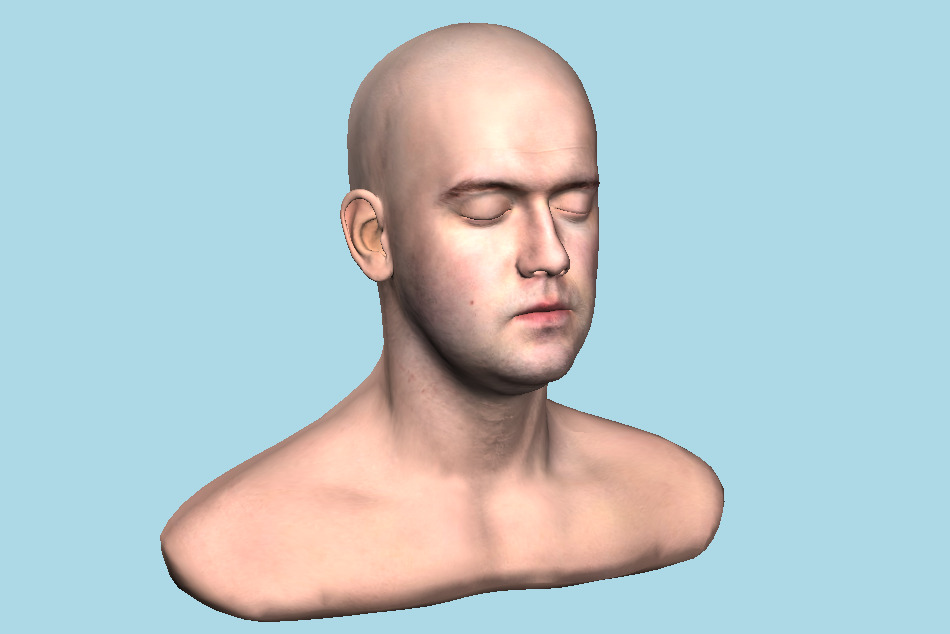
#> input picture heads/8MZNV7RZYRS2VVU8BXSSQKUGI.jpg, 950 x 634 px
$ python -i head_textures.py   (imports and definitions only)
#> lines starting #> are read from the running program, lines starting #| are printed output that depends on the picture
"""Loaders for per-model detail maps (normal / roughness / displacement).

Each map is read via Pillow, forced to RGBA8, and resized to a fixed square
resolution so one uploaded image size fits every model. 2048x2048 is a
compromise between memory footprint (16 MiB per map, 48 MiB for all three)
and the resolution needed to resolve pore-scale detail on an adult face.

Blank fallbacks are provided so the GPU descriptors always have valid data:

  * blank_normal_bytes()       — flat (0.5, 0.5, 1.0) normal, i.e. +Z in
                                  tangent space (no perturbation)
  * blank_roughness_bytes()    — mid-grey (0.5); shader falls back to the
                                  roughness slider whenever the detail-map
                                  enable flag is off, so this value is only
                                  used when an OBJ lacks a roughness image
  * blank_displacement_bytes() — mid-grey (0.5); zero offset after bias
"""

from __future__ import annotations

from pathlib import Path

import numpy as np
from PIL import Image


DETAIL_TEX_RES = 2048
_BYTES_PER_TEX = DETAIL_TEX_RES * DETAIL_TEX_RES * 4  # RGBA8


def _to_rgba_img(img: Image.Image) -> Image.Image:
    """Force to RGBA, preserving range from high-bit-depth single-channel modes.

    Pillow's plain `.convert("RGBA")` on an `I;16` image clips every value
    ≥ 255 to 255 — catastrophic for 16-bit displacement TIFs, where the mean
    raw value is typically ~28k/65k and *every* pixel ends up pinned at 255.
    Bridge such modes to 8-bit ourselves first.
    """
    if img.mode in ("I;16", "I;16B", "I;16L", "I;16N"):
        arr8 = (np.asarray(img, dtype=np.uint16) >> 8).astype(np.uint8)
        return Image.fromarray(arr8, "L").convert("RGBA")
    if img.mode == "I":
        a = np.asarray(img, dtype=np.uint32)
        hi = max(int(a.max()), 1)
        arr8 = (a.astype(np.float32) * (255.0 / hi)).astype(np.uint8)
        return Image.fromarray(arr8, "L").convert("RGBA")
    if img.mode == "F":
        a = np.asarray(img, dtype=np.float32)
        lo, hi = float(a.min()), float(a.max())
        rng = max(hi - lo, 1e-8)
        arr8 = np.clip(((a - lo) / rng) * 255.0, 0.0, 255.0).astype(np.uint8)
        return Image.fromarray(arr8, "L").convert("RGBA")
    if img.mode != "RGBA":
        return img.convert("RGBA")
    return img


def _resize_rgba(img: Image.Image) -> bytes:
    """Convert to RGBA and stretch to DETAIL_TEX_RES square. Lanczos for quality."""
    img = _to_rgba_img(img)
    if img.size != (DETAIL_TEX_RES, DETAIL_TEX_RES):
        img = img.resize((DETAIL_TEX_RES, DETAIL_TEX_RES), Image.Resampling.LANCZOS)
    return img.tobytes()


def load_texture_bytes(path: Path | None) -> bytes | None:
    """Load an image file and return RGBA8 bytes at DETAIL_TEX_RES. None on failure."""
    if path is None or not path.exists():
        return None
    # Pillow is happy with large (200MB) uncompressed TGAs — decode is single-
    # threaded but only runs on model switch, so it's fine here.
    Image.MAX_IMAGE_PIXELS = None   # some face scans trip the decompression bomb guard
    try:
        with Image.open(path) as img:
            img.load()
            return _resize_rgba(img)
    except Exception as exc:  # noqa: BLE001
        print(f"[skinny] failed to load detail map {path.name}: {exc}")
        return None


def _flat_rgba(r: int, g: int, b: int, a: int = 255) -> bytes:
    arr = np.empty((DETAIL_TEX_RES, DETAIL_TEX_RES, 4), dtype=np.uint8)
    arr[..., 0] = r
    arr[..., 1] = g
    arr[..., 2] = b
    arr[..., 3] = a
    return arr.tobytes()


def blank_normal_bytes() -> bytes:
    """Flat normal map: tangent-space +Z (no perturbation)."""
    return _flat_rgba(128, 128, 255)


def blank_roughness_bytes() -> bytes:
    return _flat_rgba(128, 128, 128)


def blank_displacement_bytes() -> bytes:
    return _flat_rgba(128, 128, 128)


def expected_bytes() -> int:
    return _BYTES_PER_TEX

>>> from PIL import Image
>>> picture = Image.open('../../heads/8MZNV7RZYRS2VVU8BXSSQKUGI.jpg')
#> picture is the input picture: PIL image 950x634 RGB; mean R, G, B 181.9, 200.9, 205.6
>>> result = _resize_rgba(picture)
#> in _resize_rgba, `img = img.resize((DETAIL_TEX_RES, DETAIL_TEX_RES), Image.Resampling.LA..`:
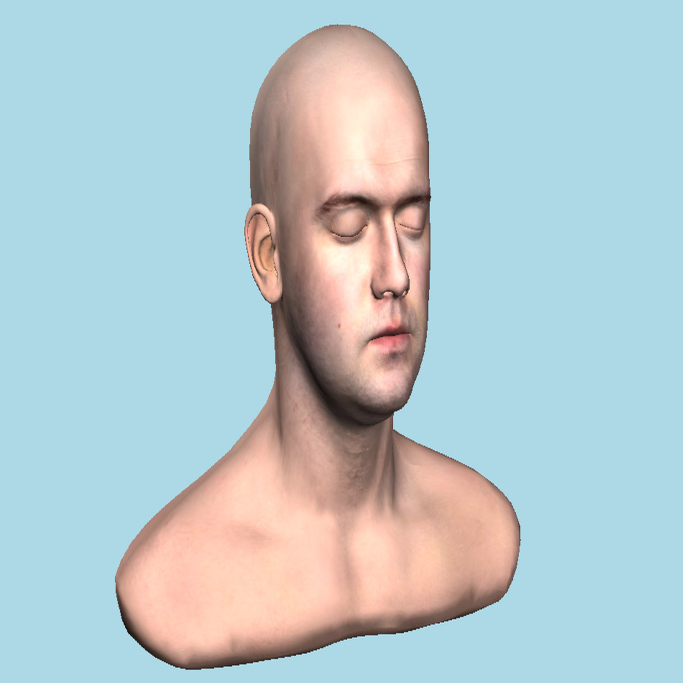
#> img: PIL image 2048x2048 RGBA (shown at 1/3 size); mean R, G, B, A 181.9, 200.9, 205.6, 255
